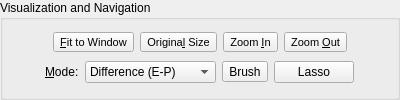
            <widget class="QGroupBox" name="visualizationGroupBox">
             <property name="sizePolicy">
              <sizepolicy hsizetype="Fixed" vsizetype="Preferred">
               <horstretch>0</horstretch>
               <verstretch>0</verstretch>
              </sizepolicy>
             </property>
             <property name="maximumSize">
              <size>
               <width>400</width>
               <height>16777215</height>
              </size>
             </property>
             <property name="title">
              <string>Visualization and Navigation</string>
             </property>
             <layout class="QVBoxLayout">
              <property name="spacing">
               <number>3</number>
              </property>
              <property name="margin">
               <number>6</number>
              </property>
              <item>
               <layout class="QHBoxLayout">
                <property name="spacing">
                 <number>6</number>
                </property>
                <property name="margin">
                 <number>0</number>
                </property>
                <item>
                 <spacer>
                  <property name="orientation">
                   <enum>Qt::Horizontal</enum>
                  </property>
                  <property name="sizeHint" stdset="0">
                   <size>
                    <width>40</width>
                    <height>20</height>
                   </size>
                  </property>
                 </spacer>
                </item>
                <item>
                 <widget class="QToolButton" name="fitButton">
                  <property name="font">
                   <font>
                    <pointsize>8</pointsize>
                   </font>
                  </property>
                  <property name="toolTip">
                   <string>Fit to window</string>
                  </property>
                  <property name="text">
                   <string>&amp;Fit to Window</string>
                  </property>
                  <property name="icon">
                   <iconset resource="../../icons.qrc">
                    <normaloff>:/new/prefix1/images/viewmagfit.png</normaloff>:/new/prefix1/images/viewmagfit.png</iconset>
                  </property>
                  <property name="iconSize">
                   <size>
                    <width>22</width>
                    <height>22</height>
                   </size>
                  </property>
                  <property name="checkable">
                   <bool>true</bool>
                  </property>
                 </widget>
                </item>
                <item>
                 <widget class="QToolButton" name="origSizeButton">
                  <property name="font">
                   <font>
                    <pointsize>8</pointsize>
                   </font>
                  </property>
                  <property name="toolTip">
                   <string>Original size</string>
                  </property>
                  <property name="text">
                   <string>Origina&amp;l Size</string>
                  </property>
                  <property name="icon">
                   <iconset resource="../../icons.qrc">
                    <normaloff>:/new/prefix1/images/viewmag1.png</normaloff>:/new/prefix1/images/viewmag1.png</iconset>
                  </property>
                  <property name="iconSize">
                   <size>
                    <width>22</width>
                    <height>22</height>
                   </size>
                  </property>
                 </widget>
                </item>
                <item>
                 <widget class="QToolButton" name="zoomInButton">
                  <property name="font">
                   <font>
                    <pointsize>8</pointsize>
                   </font>
                  </property>
                  <property name="toolTip">
                   <string>Zoom In</string>
                  </property>
                  <property name="text">
                   <string>Zoom &amp;In</string>
                  </property>
                  <property name="icon">
                   <iconset resource="../../icons.qrc">
                    <normaloff>:/new/prefix1/images/viewmag_inc.png</normaloff>:/new/prefix1/images/viewmag_inc.png</iconset>
                  </property>
                  <property name="iconSize">
                   <size>
                    <width>22</width>
                    <height>22</height>
                   </size>
                  </property>
                 </widget>
                </item>
                <item>
                 <widget class="QToolButton" name="zoomOutButton">
                  <property name="font">
                   <font>
                    <pointsize>8</pointsize>
                   </font>
                  </property>
                  <property name="toolTip">
                   <string>Zoom Out</string>
                  </property>
                  <property name="text">
                   <string>Zoom &amp;Out</string>
                  </property>
                  <property name="icon">
                   <iconset resource="../../icons.qrc">
                    <normaloff>:/new/prefix1/images/viewmag_dec.png</normaloff>:/new/prefix1/images/viewmag_dec.png</iconset>
                  </property>
                  <property name="iconSize">
                   <size>
                    <width>22</width>
                    <height>22</height>
                   </size>
                  </property>
                 </widget>
                </item>
                <item>
                 <spacer>
                  <property name="orientation">
                   <enum>Qt::Horizontal</enum>
                  </property>
                  <property name="sizeHint" stdset="0">
                   <size>
                    <width>40</width>
                    <height>20</height>
                   </size>
                  </property>
                 </spacer>
                </item>
               </layout>
              </item>
              <item>
               <layout class="QHBoxLayout">
                <property name="spacing">
                 <number>6</number>
                </property>
                <property name="margin">
                 <number>0</number>
                </property>
                <item>
                 <spacer>
                  <property name="orientation">
                   <enum>Qt::Horizontal</enum>
                  </property>
                  <property name="sizeHint" stdset="0">
                   <size>
                    <width>40</width>
                    <height>20</height>
                   </size>
                  </property>
                 </spacer>
                </item>
                <item>
                 <widget class="QLabel" name="label_7">
                  <property name="text">
                   <string>&amp;Mode:</string>
                  </property>
                  <property name="buddy">
                   <cstring>blendModeCB</cstring>
                  </property>
                 </widget>
                </item>
                <item>
                 <widget class="QComboBox" name="blendModeCB">
                  <item>
                   <property name="text">
                    <string>Difference (E-P)</string>
                   </property>
                  </item>
                  <item>
                   <property name="text">
                    <string>Overlay (E+P)</string>
                   </property>
                  </item>
                  <item>
                   <property name="text">
                    <string>Editable Only (E)</string>
                   </property>
                  </item>
                  <item>
                   <property name="text">
                    <string>Pivot Only (P)</string>
                   </property>
                  </item>
                  <item>
                   <property name="text">
                    <string>Antighosting Mask</string>
                   </property>
                  </item>
                 </widget>
                </item>
                <item>
                 <widget class="QToolButton" name="maskColorButton">
                  <property name="autoFillBackground">
                   <bool>true</bool>
                  </property>
                  <property name="text">
                   <string>Brush</string>
                  </property>
                 </widget>
                </item>
                <item>
                 <widget class="QPushButton" name="lassoColorButton">
                  <property name="text">
                   <string>Lasso</string>
                  </property>
                 </widget>
                </item>
                <item>
                 <spacer>
                  <property name="orientation">
                   <enum>Qt::Horizontal</enum>
                  </property>
                  <property name="sizeHint" stdset="0">
                   <size>
                    <width>40</width>
                    <height>20</height>
                   </size>
                  </property>
                 </spacer>
                </item>
               </layout>
              </item>
             </layout>
            </widget>
